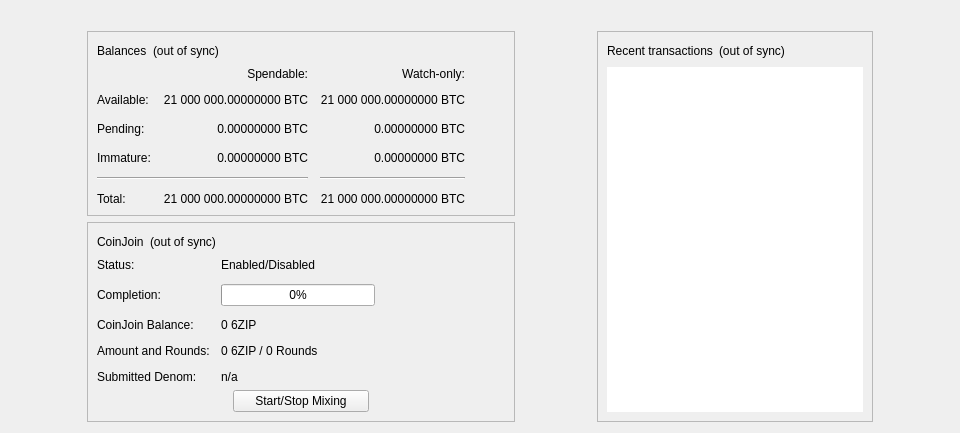
<?xml version="1.0" encoding="UTF-8"?>
<ui version="4.0">
 <class>OverviewPage</class>
 <widget class="QWidget" name="OverviewPage">
  <property name="geometry">
   <rect>
    <x>0</x>
    <y>0</y>
    <width>798</width>
    <height>318</height>
   </rect>
  </property>
  <property name="minimumSize">
   <size>
    <width>960</width>
    <height>0</height>
   </size>
  </property>
  <property name="windowTitle">
   <string>Form</string>
  </property>
  <layout class="QVBoxLayout" name="topLayout">
   <item>
    <widget class="QLabel" name="labelAlerts">
     <property name="visible">
      <bool>false</bool>
     </property>
     <property name="wordWrap">
      <bool>true</bool>
     </property>
     <property name="margin">
      <number>3</number>
     </property>
     <property name="textInteractionFlags">
      <set>Qt::TextSelectableByMouse</set>
     </property>
    </widget>
   </item>
   <item>
    <layout class="QHBoxLayout" name="horizontalLayout" stretch="1,0,1,0,1">
     <item>
      <spacer name="horizontalSpacerLeft">
       <property name="orientation">
        <enum>Qt::Horizontal</enum>
       </property>
       <property name="sizeType">
        <enum>QSizePolicy::Preferred</enum>
       </property>
       <property name="sizeHint" stdset="0">
        <size>
         <width>10</width>
         <height>20</height>
        </size>
       </property>
      </spacer>
     </item>
     <item>
      <layout class="QVBoxLayout" name="verticalLayout_2">
       <item>
        <widget class="QFrame" name="frame">
         <property name="frameShape">
          <enum>QFrame::StyledPanel</enum>
         </property>
         <property name="frameShadow">
          <enum>QFrame::Raised</enum>
         </property>
         <layout class="QVBoxLayout" name="verticalLayout_4">
          <item>
           <layout class="QHBoxLayout" name="horizontalLayout_4">
            <item>
             <widget class="QLabel" name="label_5">
              <property name="text">
               <string>Balances</string>
              </property>
             </widget>
            </item>
            <item>
             <widget class="QLabel" name="labelWalletStatus">
              <property name="toolTip">
               <string>The displayed information may be out of date. Your wallet automatically synchronizes with the 6Zip network after a connection is established, but this process has not completed yet.</string>
              </property>
              <property name="text">
               <string notr="true">(out of sync)</string>
              </property>
              <property name="alignment">
               <set>Qt::AlignLeading|Qt::AlignLeft|Qt::AlignVCenter</set>
              </property>
             </widget>
            </item>
            <item>
             <spacer name="horizontalSpacer_3">
              <property name="orientation">
               <enum>Qt::Horizontal</enum>
              </property>
              <property name="sizeHint" stdset="0">
               <size>
                <width>40</width>
                <height>20</height>
               </size>
              </property>
             </spacer>
            </item>
           </layout>
          </item>
          <item>
           <layout class="QGridLayout" name="gridLayout">
            <property name="spacing">
             <number>12</number>
            </property>
            <item row="2" column="2">
             <widget class="QLabel" name="labelWatchPending">
              <property name="cursor">
               <cursorShape>IBeamCursor</cursorShape>
              </property>
              <property name="toolTip">
               <string>Unconfirmed transactions to watch-only addresses</string>
              </property>
              <property name="text">
               <string notr="true">0.00000000 BTC</string>
              </property>
              <property name="alignment">
               <set>Qt::AlignRight|Qt::AlignTrailing|Qt::AlignVCenter</set>
              </property>
              <property name="textInteractionFlags">
               <set>Qt::LinksAccessibleByMouse|Qt::TextSelectableByKeyboard|Qt::TextSelectableByMouse</set>
              </property>
             </widget>
            </item>
            <item row="2" column="1">
             <widget class="QLabel" name="labelUnconfirmed">
              <property name="cursor">
               <cursorShape>IBeamCursor</cursorShape>
              </property>
              <property name="toolTip">
               <string>Total of transactions that have yet to be confirmed, and do not yet count toward the spendable balance</string>
              </property>
              <property name="text">
               <string notr="true">0.00000000 BTC</string>
              </property>
              <property name="alignment">
               <set>Qt::AlignRight|Qt::AlignTrailing|Qt::AlignVCenter</set>
              </property>
              <property name="textInteractionFlags">
               <set>Qt::LinksAccessibleByMouse|Qt::TextSelectableByKeyboard|Qt::TextSelectableByMouse</set>
              </property>
             </widget>
            </item>
            <item row="3" column="2">
             <widget class="QLabel" name="labelWatchImmature">
              <property name="cursor">
               <cursorShape>IBeamCursor</cursorShape>
              </property>
              <property name="toolTip">
               <string>Mined balance in watch-only addresses that has not yet matured</string>
              </property>
              <property name="text">
               <string notr="true">0.00000000 BTC</string>
              </property>
              <property name="alignment">
               <set>Qt::AlignRight|Qt::AlignTrailing|Qt::AlignVCenter</set>
              </property>
              <property name="textInteractionFlags">
               <set>Qt::LinksAccessibleByMouse|Qt::TextSelectableByKeyboard|Qt::TextSelectableByMouse</set>
              </property>
             </widget>
            </item>
            <item row="4" column="0" colspan="2">
             <widget class="Line" name="lineSpendableBalance">
              <property name="orientation">
               <enum>Qt::Horizontal</enum>
              </property>
             </widget>
            </item>
            <item row="4" column="2">
             <widget class="Line" name="lineWatchBalance">
              <property name="sizePolicy">
               <sizepolicy hsizetype="Preferred" vsizetype="Fixed">
                <horstretch>0</horstretch>
                <verstretch>0</verstretch>
               </sizepolicy>
              </property>
              <property name="minimumSize">
               <size>
                <width>140</width>
                <height>0</height>
               </size>
              </property>
              <property name="orientation">
               <enum>Qt::Horizontal</enum>
              </property>
             </widget>
            </item>
            <item row="5" column="0">
             <widget class="QLabel" name="labelTotalText">
              <property name="text">
               <string>Total:</string>
              </property>
             </widget>
            </item>
            <item row="3" column="1">
             <widget class="QLabel" name="labelImmature">
              <property name="cursor">
               <cursorShape>IBeamCursor</cursorShape>
              </property>
              <property name="toolTip">
               <string>Mined balance that has not yet matured</string>
              </property>
              <property name="text">
               <string notr="true">0.00000000 BTC</string>
              </property>
              <property name="alignment">
               <set>Qt::AlignRight|Qt::AlignTrailing|Qt::AlignVCenter</set>
              </property>
              <property name="textInteractionFlags">
               <set>Qt::LinksAccessibleByMouse|Qt::TextSelectableByKeyboard|Qt::TextSelectableByMouse</set>
              </property>
             </widget>
            </item>
            <item row="2" column="3">
             <spacer name="horizontalSpacer_2">
              <property name="orientation">
               <enum>Qt::Horizontal</enum>
              </property>
              <property name="sizeHint" stdset="0">
               <size>
                <width>40</width>
                <height>20</height>
               </size>
              </property>
             </spacer>
            </item>
            <item row="3" column="0">
             <widget class="QLabel" name="labelImmatureText">
              <property name="text">
               <string>Immature:</string>
              </property>
             </widget>
            </item>
            <item row="5" column="1">
             <widget class="QLabel" name="labelTotal">
              <property name="cursor">
               <cursorShape>IBeamCursor</cursorShape>
              </property>
              <property name="toolTip">
               <string>Your current total balance</string>
              </property>
              <property name="text">
               <string notr="true">21 000 000.00000000 BTC</string>
              </property>
              <property name="alignment">
               <set>Qt::AlignRight|Qt::AlignTrailing|Qt::AlignVCenter</set>
              </property>
              <property name="textInteractionFlags">
               <set>Qt::LinksAccessibleByMouse|Qt::TextSelectableByKeyboard|Qt::TextSelectableByMouse</set>
              </property>
             </widget>
            </item>
            <item row="5" column="2">
             <widget class="QLabel" name="labelWatchTotal">
              <property name="cursor">
               <cursorShape>IBeamCursor</cursorShape>
              </property>
              <property name="toolTip">
               <string>Current total balance in watch-only addresses</string>
              </property>
              <property name="text">
               <string notr="true">21 000 000.00000000 BTC</string>
              </property>
              <property name="alignment">
               <set>Qt::AlignRight|Qt::AlignTrailing|Qt::AlignVCenter</set>
              </property>
              <property name="textInteractionFlags">
               <set>Qt::LinksAccessibleByMouse|Qt::TextSelectableByKeyboard|Qt::TextSelectableByMouse</set>
              </property>
             </widget>
            </item>
            <item row="0" column="2">
             <widget class="QLabel" name="labelWatchonly">
              <property name="text">
               <string>Watch-only:</string>
              </property>
              <property name="alignment">
               <set>Qt::AlignRight|Qt::AlignTrailing|Qt::AlignVCenter</set>
              </property>
             </widget>
            </item>
            <item row="1" column="0">
             <widget class="QLabel" name="labelBalanceText">
              <property name="text">
               <string>Available:</string>
              </property>
             </widget>
            </item>
            <item row="1" column="1">
             <widget class="QLabel" name="labelBalance">
              <property name="cursor">
               <cursorShape>IBeamCursor</cursorShape>
              </property>
              <property name="toolTip">
               <string>Your current spendable balance</string>
              </property>
              <property name="text">
               <string notr="true">21 000 000.00000000 BTC</string>
              </property>
              <property name="alignment">
               <set>Qt::AlignRight|Qt::AlignTrailing|Qt::AlignVCenter</set>
              </property>
              <property name="textInteractionFlags">
               <set>Qt::LinksAccessibleByMouse|Qt::TextSelectableByKeyboard|Qt::TextSelectableByMouse</set>
              </property>
             </widget>
            </item>
            <item row="1" column="2">
             <widget class="QLabel" name="labelWatchAvailable">
              <property name="cursor">
               <cursorShape>IBeamCursor</cursorShape>
              </property>
              <property name="toolTip">
               <string>Your current balance in watch-only addresses</string>
              </property>
              <property name="text">
               <string notr="true">21 000 000.00000000 BTC</string>
              </property>
              <property name="alignment">
               <set>Qt::AlignRight|Qt::AlignTrailing|Qt::AlignVCenter</set>
              </property>
              <property name="textInteractionFlags">
               <set>Qt::LinksAccessibleByMouse|Qt::TextSelectableByKeyboard|Qt::TextSelectableByMouse</set>
              </property>
             </widget>
            </item>
            <item row="2" column="0">
             <widget class="QLabel" name="labelPendingText">
              <property name="text">
               <string>Pending:</string>
              </property>
             </widget>
            </item>
            <item row="0" column="1">
             <widget class="QLabel" name="labelSpendable">
              <property name="text">
               <string>Spendable:</string>
              </property>
              <property name="alignment">
               <set>Qt::AlignRight|Qt::AlignTrailing|Qt::AlignVCenter</set>
              </property>
             </widget>
            </item>
           </layout>
          </item>
         </layout>
        </widget>
       </item>
       <item>
        <widget class="QFrame" name="frameCoinJoin">
         <property name="layoutDirection">
          <enum>Qt::LeftToRight</enum>
         </property>
         <property name="frameShape">
          <enum>QFrame::StyledPanel</enum>
         </property>
         <property name="frameShadow">
          <enum>QFrame::Raised</enum>
         </property>
         <layout class="QVBoxLayout" name="VerticalLayout_PS1">
          <item>
           <layout class="QHBoxLayout" name="horizontalLayout_5">
            <item>
             <widget class="QLabel" name="labelCoinJoinHeader">
              <property name="text">
               <string notr="true">CoinJoin</string>
              </property>
             </widget>
            </item>
            <item>
             <widget class="QLabel" name="labelCoinJoinSyncStatus">
              <property name="toolTip">
               <string>The displayed information may be out of date. Your wallet automatically synchronizes with the 6Zip network after a connection is established, but this process has not completed yet.</string>
              </property>
              <property name="text">
               <string notr="true">(out of sync)</string>
              </property>
              <property name="alignment">
               <set>Qt::AlignLeading|Qt::AlignLeft|Qt::AlignVCenter</set>
              </property>
             </widget>
            </item>
            <item>
             <spacer name="horizontalSpacer_4">
              <property name="orientation">
               <enum>Qt::Horizontal</enum>
              </property>
              <property name="sizeHint" stdset="0">
               <size>
                <width>40</width>
                <height>20</height>
               </size>
              </property>
             </spacer>
            </item>
           </layout>
          </item>
          <item>
           <layout class="QFormLayout" name="coinJoinFormLayout">
            <property name="fieldGrowthPolicy">
             <enum>QFormLayout::AllNonFixedFieldsGrow</enum>
            </property>
            <property name="horizontalSpacing">
             <number>11</number>
            </property>
            <property name="verticalSpacing">
             <number>12</number>
            </property>
            <item row="0" column="0">
             <widget class="QLabel" name="labelCoinJoinEnabledText">
              <property name="text">
               <string>Status:</string>
              </property>
             </widget>
            </item>
            <item row="0" column="1">
             <widget class="QLabel" name="labelCoinJoinEnabled">
              <property name="text">
               <string>Enabled/Disabled</string>
              </property>
             </widget>
            </item>
            <item row="1" column="0">
             <widget class="QLabel" name="labelCompletitionText">
              <property name="text">
               <string>Completion:</string>
              </property>
             </widget>
            </item>
            <item row="1" column="1">
             <widget class="QProgressBar" name="coinJoinProgress">
              <property name="maximumSize">
               <size>
                <width>154</width>
                <height>16777215</height>
               </size>
              </property>
              <property name="value">
               <number>0</number>
              </property>
             </widget>
            </item>
            <item row="2" column="0">
             <widget class="QLabel" name="labelAnonymizedText">
              <property name="text">
               <string notr="true">CoinJoin Balance:</string>
              </property>
             </widget>
            </item>
            <item row="2" column="1">
             <widget class="QLabel" name="labelAnonymized">
              <property name="text">
               <string notr="true">0 6ZIP</string>
              </property>
             </widget>
            </item>
            <item row="3" column="0">
             <widget class="QLabel" name="labelAmountAndRoundsText">
              <property name="text">
               <string>Amount and Rounds:</string>
              </property>
             </widget>
            </item>
            <item row="3" column="1">
             <widget class="QLabel" name="labelAmountRounds">
              <property name="text">
               <string>0 6ZIP / 0 Rounds</string>
              </property>
             </widget>
            </item>
            <item row="4" column="0">
             <widget class="QLabel" name="labelSubmittedDenomText">
              <property name="text">
               <string>Submitted Denom:</string>
              </property>
             </widget>
            </item>
            <item row="4" column="1">
             <widget class="QLabel" name="labelSubmittedDenom">
              <property name="toolTip">
               <string>The denominations you submitted to the Masternode.&lt;br&gt;To mix, other users must submit the exact same denominations.</string>
              </property>
              <property name="text">
               <string>n/a</string>
              </property>
              <property name="wordWrap">
               <bool>true</bool>
              </property>
             </widget>
            </item>
           </layout>
          </item>
          <item>
           <layout class="QVBoxLayout" name="VerticalLayout_PS">
            <item>
             <layout class="QHBoxLayout" name="horizontalLayout_3">
              <property name="topMargin">
               <number>0</number>
              </property>
              <item>
               <spacer name="horizontalSpacer_5">
                <property name="orientation">
                 <enum>Qt::Horizontal</enum>
                </property>
                <property name="sizeHint" stdset="0">
                 <size>
                  <width>40</width>
                  <height>20</height>
                 </size>
                </property>
               </spacer>
              </item>
              <item>
               <widget class="QPushButton" name="toggleCoinJoin">
                <property name="sizePolicy">
                 <sizepolicy hsizetype="MinimumExpanding" vsizetype="Fixed">
                  <horstretch>0</horstretch>
                  <verstretch>0</verstretch>
                 </sizepolicy>
                </property>
                <property name="text">
                 <string>Start/Stop Mixing</string>
                </property>
               </widget>
              </item>
              <item>
               <spacer name="horizontalSpacer_6">
                <property name="orientation">
                 <enum>Qt::Horizontal</enum>
                </property>
                <property name="sizeHint" stdset="0">
                 <size>
                  <width>40</width>
                  <height>20</height>
                 </size>
                </property>
               </spacer>
              </item>
             </layout>
            </item>
            <item>
             <spacer name="verticalSpacer_3">
              <property name="orientation">
               <enum>Qt::Vertical</enum>
              </property>
              <property name="sizeHint" stdset="0">
               <size>
                <width>20</width>
                <height>40</height>
               </size>
              </property>
             </spacer>
            </item>
           </layout>
          </item>
         </layout>
        </widget>
       </item>
       <item>
        <spacer name="verticalSpacer">
         <property name="orientation">
          <enum>Qt::Vertical</enum>
         </property>
         <property name="sizeHint" stdset="0">
          <size>
           <width>20</width>
           <height>40</height>
          </size>
         </property>
        </spacer>
       </item>
      </layout>
     </item>
     <item>
      <spacer name="horizontalSpacerCenter">
       <property name="orientation">
        <enum>Qt::Horizontal</enum>
       </property>
       <property name="sizeHint" stdset="0">
        <size>
         <width>10</width>
         <height>20</height>
        </size>
       </property>
      </spacer>
     </item>
     <item>
      <layout class="QVBoxLayout" name="verticalLayout_3">
       <item>
        <widget class="QFrame" name="frame_2">
         <property name="frameShape">
          <enum>QFrame::StyledPanel</enum>
         </property>
         <property name="frameShadow">
          <enum>QFrame::Raised</enum>
         </property>
         <layout class="QVBoxLayout" name="verticalLayout">
          <item>
           <layout class="QHBoxLayout" name="horizontalLayout_2">
            <item>
             <widget class="QLabel" name="label_4">
              <property name="text">
               <string>Recent transactions</string>
              </property>
             </widget>
            </item>
            <item>
             <widget class="QLabel" name="labelTransactionsStatus">
              <property name="toolTip">
               <string>The displayed information may be out of date. Your wallet automatically synchronizes with the 6Zip network after a connection is established, but this process has not completed yet.</string>
              </property>
              <property name="text">
               <string notr="true">(out of sync)</string>
              </property>
              <property name="alignment">
               <set>Qt::AlignLeading|Qt::AlignLeft|Qt::AlignVCenter</set>
              </property>
             </widget>
            </item>
            <item>
             <spacer name="horizontalSpacer">
              <property name="orientation">
               <enum>Qt::Horizontal</enum>
              </property>
              <property name="sizeHint" stdset="0">
               <size>
                <width>40</width>
                <height>20</height>
               </size>
              </property>
             </spacer>
            </item>
           </layout>
          </item>
          <item>
           <widget class="QListView" name="listTransactions">
            <property name="frameShape">
             <enum>QFrame::NoFrame</enum>
            </property>
            <property name="verticalScrollBarPolicy">
             <enum>Qt::ScrollBarAlwaysOff</enum>
            </property>
            <property name="horizontalScrollBarPolicy">
             <enum>Qt::ScrollBarAlwaysOff</enum>
            </property>
            <property name="selectionMode">
             <enum>QAbstractItemView::NoSelection</enum>
            </property>
           </widget>
          </item>
         </layout>
        </widget>
       </item>
      </layout>
     </item>
     <item>
      <spacer name="horizontalSpacerRight">
       <property name="orientation">
        <enum>Qt::Horizontal</enum>
       </property>
       <property name="sizeType">
        <enum>QSizePolicy::Preferred</enum>
       </property>
       <property name="sizeHint" stdset="0">
        <size>
         <width>10</width>
         <height>20</height>
        </size>
       </property>
      </spacer>
     </item>
    </layout>
   </item>
  </layout>
 </widget>
 <resources/>
 <connections/>
</ui>
